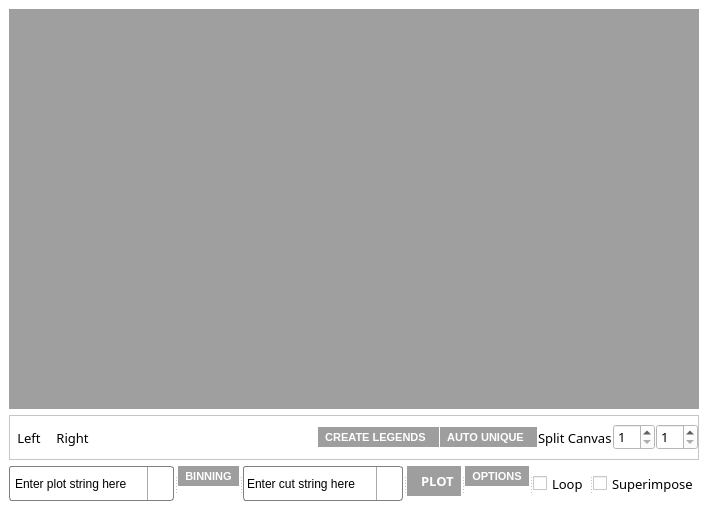
          <widget class="QStackedWidget" name="rightStackWidget">
           <property name="styleSheet">
            <string notr="true">background-color: rgb(255, 255, 255);</string>
           </property>
           <widget class="QWidget" name="plotsPage">
            <layout class="QVBoxLayout" name="verticalLayout_5">
             <item>
              <widget class="QMdiArea" name="mdiArea">
               <property name="font">
                <font>
                 <family>Segoe UI</family>
                 <pointsize>10</pointsize>
                 <weight>75</weight>
                 <bold>true</bold>
                </font>
               </property>
               <property name="viewMode">
                <enum>QMdiArea::TabbedView</enum>
               </property>
               <property name="tabPosition">
                <enum>QTabWidget::South</enum>
               </property>
              </widget>
             </item>
             <item>
              <widget class="QFrame" name="plotToolsFrame">
               <property name="minimumSize">
                <size>
                 <width>0</width>
                 <height>45</height>
                </size>
               </property>
               <property name="maximumSize">
                <size>
                 <width>16777215</width>
                 <height>65</height>
                </size>
               </property>
               <property name="styleSheet">
                <string notr="true"/>
               </property>
               <property name="frameShape">
                <enum>QFrame::StyledPanel</enum>
               </property>
               <property name="frameShadow">
                <enum>QFrame::Raised</enum>
               </property>
               <layout class="QHBoxLayout" name="horizontalLayout_5">
                <property name="spacing">
                 <number>1</number>
                </property>
                <property name="margin">
                 <number>0</number>
                </property>
                <item>
                 <widget class="QToolButton" name="prevPad">
                  <property name="font">
                   <font>
                    <family>Segoe UI Light</family>
                    <pointsize>10</pointsize>
                   </font>
                  </property>
                  <property name="text">
                   <string>Left</string>
                  </property>
                  <property name="icon">
                   <iconset resource="resources.qrc">
                    <normaloff>:/icons/icons/windows8_icons/Pager/previous.png</normaloff>:/icons/icons/windows8_icons/Pager/previous.png</iconset>
                  </property>
                  <property name="iconSize">
                   <size>
                    <width>30</width>
                    <height>60</height>
                   </size>
                  </property>
                  <property name="popupMode">
                   <enum>QToolButton::DelayedPopup</enum>
                  </property>
                  <property name="toolButtonStyle">
                   <enum>Qt::ToolButtonTextBesideIcon</enum>
                  </property>
                  <property name="autoRaise">
                   <bool>true</bool>
                  </property>
                 </widget>
                </item>
                <item>
                 <widget class="QToolButton" name="nextPad">
                  <property name="font">
                   <font>
                    <family>Segoe UI Light</family>
                    <pointsize>10</pointsize>
                   </font>
                  </property>
                  <property name="text">
                   <string>Right</string>
                  </property>
                  <property name="icon">
                   <iconset resource="resources.qrc">
                    <normaloff>:/icons/icons/windows8_icons/Pager/next.png</normaloff>:/icons/icons/windows8_icons/Pager/next.png</iconset>
                  </property>
                  <property name="iconSize">
                   <size>
                    <width>30</width>
                    <height>60</height>
                   </size>
                  </property>
                  <property name="popupMode">
                   <enum>QToolButton::InstantPopup</enum>
                  </property>
                  <property name="toolButtonStyle">
                   <enum>Qt::ToolButtonTextBesideIcon</enum>
                  </property>
                  <property name="autoRaise">
                   <bool>true</bool>
                  </property>
                 </widget>
                </item>
                <item>
                 <layout class="QHBoxLayout" name="horizontalLayout_4">
                  <item>
                   <spacer name="horizontalSpacer_4">
                    <property name="orientation">
                     <enum>Qt::Horizontal</enum>
                    </property>
                    <property name="sizeHint" stdset="0">
                     <size>
                      <width>40</width>
                      <height>20</height>
                     </size>
                    </property>
                   </spacer>
                  </item>
                  <item>
                   <widget class="QToolButton" name="createLegends">
                    <property name="maximumSize">
                     <size>
                      <width>16777215</width>
                      <height>20</height>
                     </size>
                    </property>
                    <property name="font">
                     <font>
                      <family>Segoe UI</family>
                      <pointsize>8</pointsize>
                      <weight>75</weight>
                      <bold>true</bold>
                     </font>
                    </property>
                    <property name="toolTip">
                     <string>Creates the legends for the current pad.</string>
                    </property>
                    <property name="autoFillBackground">
                     <bool>false</bool>
                    </property>
                    <property name="styleSheet">
                     <string notr="true">background-color: rgb(158, 158, 158);
color: rgb(255, 255, 255);</string>
                    </property>
                    <property name="text">
                     <string>CREATE LEGENDS  </string>
                    </property>
                    <property name="popupMode">
                     <enum>QToolButton::InstantPopup</enum>
                    </property>
                    <property name="autoRaise">
                     <bool>true</bool>
                    </property>
                    <property name="arrowType">
                     <enum>Qt::NoArrow</enum>
                    </property>
                   </widget>
                  </item>
                  <item>
                   <widget class="QToolButton" name="unique">
                    <property name="maximumSize">
                     <size>
                      <width>16777215</width>
                      <height>20</height>
                     </size>
                    </property>
                    <property name="font">
                     <font>
                      <family>Segoe UI</family>
                      <pointsize>8</pointsize>
                      <weight>75</weight>
                      <bold>true</bold>
                     </font>
                    </property>
                    <property name="toolTip">
                     <string>Gives unique colors and styles to each plot in the current pad.
click on pad to refresh after applying.</string>
                    </property>
                    <property name="autoFillBackground">
                     <bool>false</bool>
                    </property>
                    <property name="styleSheet">
                     <string notr="true">background-color: rgb(158, 158, 158);
color: rgb(255, 255, 255);</string>
                    </property>
                    <property name="text">
                     <string>AUTO UNIQUE  </string>
                    </property>
                    <property name="popupMode">
                     <enum>QToolButton::InstantPopup</enum>
                    </property>
                    <property name="autoRaise">
                     <bool>true</bool>
                    </property>
                    <property name="arrowType">
                     <enum>Qt::NoArrow</enum>
                    </property>
                   </widget>
                  </item>
                  <item>
                   <widget class="QLabel" name="label_3">
                    <property name="font">
                     <font>
                      <family>Segoe UI Light</family>
                      <pointsize>10</pointsize>
                     </font>
                    </property>
                    <property name="text">
                     <string>Split Canvas</string>
                    </property>
                   </widget>
                  </item>
                  <item>
                   <widget class="QSpinBox" name="canvasRows">
                    <property name="font">
                     <font>
                      <family>Segoe UI Light</family>
                      <pointsize>10</pointsize>
                      <weight>50</weight>
                      <italic>false</italic>
                      <bold>false</bold>
                     </font>
                    </property>
                    <property name="styleSheet">
                     <string notr="true">background-color: rgb(255, 255, 255);
font: 10pt &quot;Segoe UI Light&quot;;</string>
                    </property>
                    <property name="minimum">
                     <number>1</number>
                    </property>
                    <property name="maximum">
                     <number>25</number>
                    </property>
                   </widget>
                  </item>
                  <item>
                   <widget class="QSpinBox" name="canvasColumns">
                    <property name="font">
                     <font>
                      <family>Segoe UI Light</family>
                      <pointsize>10</pointsize>
                      <weight>50</weight>
                      <italic>false</italic>
                      <bold>false</bold>
                     </font>
                    </property>
                    <property name="styleSheet">
                     <string notr="true">background-color: rgb(255, 255, 255);
font: 10pt &quot;Segoe UI Light&quot;;</string>
                    </property>
                    <property name="minimum">
                     <number>1</number>
                    </property>
                    <property name="maximum">
                     <number>25</number>
                    </property>
                   </widget>
                  </item>
                 </layout>
                </item>
               </layout>
              </widget>
             </item>
             <item>
              <widget class="QSplitter" name="splitter_3">
               <property name="orientation">
                <enum>Qt::Horizontal</enum>
               </property>
               <widget class="QComboBox" name="plotString">
                <property name="sizePolicy">
                 <sizepolicy hsizetype="Preferred" vsizetype="Minimum">
                  <horstretch>0</horstretch>
                  <verstretch>0</verstretch>
                 </sizepolicy>
                </property>
                <property name="minimumSize">
                 <size>
                  <width>138</width>
                  <height>35</height>
                 </size>
                </property>
                <property name="maximumSize">
                 <size>
                  <width>16777215</width>
                  <height>35</height>
                 </size>
                </property>
                <property name="font">
                 <font>
                  <family>Segoe UI Light</family>
                  <pointsize>10</pointsize>
                  <weight>50</weight>
                  <italic>false</italic>
                  <bold>false</bold>
                 </font>
                </property>
                <property name="styleSheet">
                 <string notr="true">QComboBox {
     border: 1px solid gray;
     border-radius: 3px;
     padding: 1px 18px 1px 3px;
     min-width:5em;

     font: 10pt &quot;Segoe UI Light&quot;;
 }

 QComboBox:editable {
     background: white;
 }

 QComboBox:!editable, QComboBox::drop-down:editable {
      background: qlineargradient(x1: 0, y1: 0, x2: 0, y2: 1,
                                  stop: 0 #E1E1E1, stop: 0.4 #DDDDDD,
                                  stop: 0.5 #D8D8D8, stop: 1.0 #D3D3D3);
 }

 /* QComboBox gets the &quot;on&quot; state when the popup is open */
 QComboBox:!editable:on, QComboBox::drop-down:editable:on {
     background: qlineargradient(x1: 0, y1: 0, x2: 0, y2: 1,
                                 stop: 0 #D3D3D3, stop: 0.4 #D8D8D8,
                                 stop: 0.5 #DDDDDD, stop: 1.0 #E1E1E1);
 }

 QComboBox:on { /* shift the text when the popup opens */
     padding-top: 3px;
     padding-left: 4px;
 }

 QComboBox::drop-down {
     subcontrol-origin: padding;
     subcontrol-position: top right;
     width: 25px;

     border-left-width: 1px;
     border-left-color: darkgray;
     border-left-style: solid; /* just a single line */
     border-top-right-radius: 3px; /* same radius as the QComboBox */
     border-bottom-right-radius: 3px;
 }

 QComboBox::down-arrow {
     image: url(:/icons/icons/others/comboArrow.png);
 }

 QComboBox::down-arrow:on { /* shift the arrow when popup is open */
     top: 1px;
     left: 1px;
 }</string>
                </property>
                <property name="editable">
                 <bool>true</bool>
                </property>
                <property name="frame">
                 <bool>false</bool>
                </property>
                <item>
                 <property name="text">
                  <string>Enter plot string here</string>
                 </property>
                </item>
               </widget>
               <widget class="QToolButton" name="histogramBinning">
                <property name="maximumSize">
                 <size>
                  <width>80</width>
                  <height>20</height>
                 </size>
                </property>
                <property name="font">
                 <font>
                  <family>Segoe UI</family>
                  <pointsize>8</pointsize>
                  <weight>75</weight>
                  <bold>true</bold>
                 </font>
                </property>
                <property name="styleSheet">
                 <string notr="true">background-color: rgb(158, 158, 158);
color: rgb(255, 255, 255);</string>
                </property>
                <property name="text">
                 <string>BINNING</string>
                </property>
                <property name="icon">
                 <iconset resource="resources.qrc">
                  <normaloff>:/icons/icons/others/comboArrow.png</normaloff>:/icons/icons/others/comboArrow.png</iconset>
                </property>
                <property name="iconSize">
                 <size>
                  <width>10</width>
                  <height>10</height>
                 </size>
                </property>
                <property name="toolButtonStyle">
                 <enum>Qt::ToolButtonTextBesideIcon</enum>
                </property>
                <property name="autoRaise">
                 <bool>true</bool>
                </property>
               </widget>
               <widget class="QComboBox" name="cutString">
                <property name="sizePolicy">
                 <sizepolicy hsizetype="Minimum" vsizetype="Fixed">
                  <horstretch>0</horstretch>
                  <verstretch>0</verstretch>
                 </sizepolicy>
                </property>
                <property name="minimumSize">
                 <size>
                  <width>138</width>
                  <height>35</height>
                 </size>
                </property>
                <property name="maximumSize">
                 <size>
                  <width>16777215</width>
                  <height>35</height>
                 </size>
                </property>
                <property name="font">
                 <font>
                  <family>Segoe UI Light</family>
                  <pointsize>10</pointsize>
                  <weight>50</weight>
                  <italic>false</italic>
                  <bold>false</bold>
                 </font>
                </property>
                <property name="styleSheet">
                 <string notr="true">QComboBox {
     border: 1px solid gray;
     border-radius: 3px;
     padding: 1px 18px 1px 3px;
     min-width: 5em;
     font: 10pt &quot;Segoe UI Light&quot;;
 }

 QComboBox:editable {
     background: white;
 }

 QComboBox:!editable, QComboBox::drop-down:editable {
      background: qlineargradient(x1: 0, y1: 0, x2: 0, y2: 1,
                                  stop: 0 #E1E1E1, stop: 0.4 #DDDDDD,
                                  stop: 0.5 #D8D8D8, stop: 1.0 #D3D3D3);
 }

 /* QComboBox gets the &quot;on&quot; state when the popup is open */
 QComboBox:!editable:on, QComboBox::drop-down:editable:on {
     background: qlineargradient(x1: 0, y1: 0, x2: 0, y2: 1,
                                 stop: 0 #D3D3D3, stop: 0.4 #D8D8D8,
                                 stop: 0.5 #DDDDDD, stop: 1.0 #E1E1E1);
 }

 QComboBox:on { /* shift the text when the popup opens */
     padding-top: 3px;
     padding-left: 4px;
 }

 QComboBox::drop-down {
     subcontrol-origin: padding;
     subcontrol-position: top right;
     width: 25px;

     border-left-width: 1px;
     border-left-color: darkgray;
     border-left-style: solid; /* just a single line */
     border-top-right-radius: 3px; /* same radius as the QComboBox */
     border-bottom-right-radius: 3px;
 }

 QComboBox::down-arrow {
     image: url(:/icons/icons/others/comboArrow.png);
 }

 QComboBox::down-arrow:on { /* shift the arrow when popup is open */
     top: 1px;
     left: 1px;
 }</string>
                </property>
                <property name="editable">
                 <bool>true</bool>
                </property>
                <property name="frame">
                 <bool>false</bool>
                </property>
                <item>
                 <property name="text">
                  <string>Enter cut string here</string>
                 </property>
                </item>
               </widget>
               <widget class="QToolButton" name="plot">
                <property name="maximumSize">
                 <size>
                  <width>73</width>
                  <height>30</height>
                 </size>
                </property>
                <property name="font">
                 <font>
                  <family>Segoe UI Semibold</family>
                  <pointsize>10</pointsize>
                  <weight>75</weight>
                  <bold>true</bold>
                 </font>
                </property>
                <property name="styleSheet">
                 <string notr="true">background-color: rgb(158, 158, 158);
color: rgb(255, 255, 255);</string>
                </property>
                <property name="text">
                 <string>  PLOT</string>
                </property>
                <property name="icon">
                 <iconset>
                  <normaloff>../../../Desktop/windows8_icons/Charts/positive_dynamic.png</normaloff>../../../Desktop/windows8_icons/Charts/positive_dynamic.png</iconset>
                </property>
                <property name="iconSize">
                 <size>
                  <width>40</width>
                  <height>40</height>
                 </size>
                </property>
                <property name="checkable">
                 <bool>false</bool>
                </property>
                <property name="checked">
                 <bool>false</bool>
                </property>
                <property name="popupMode">
                 <enum>QToolButton::InstantPopup</enum>
                </property>
                <property name="toolButtonStyle">
                 <enum>Qt::ToolButtonTextBesideIcon</enum>
                </property>
                <property name="autoRaise">
                 <bool>true</bool>
                </property>
               </widget>
               <widget class="QToolButton" name="plotOptions">
                <property name="maximumSize">
                 <size>
                  <width>65</width>
                  <height>20</height>
                 </size>
                </property>
                <property name="font">
                 <font>
                  <family>Segoe UI</family>
                  <pointsize>8</pointsize>
                  <weight>75</weight>
                  <bold>true</bold>
                 </font>
                </property>
                <property name="styleSheet">
                 <string notr="true">background-color: rgb(158, 158, 158);
color: rgb(255, 255, 255);</string>
                </property>
                <property name="text">
                 <string>OPTIONS</string>
                </property>
                <property name="iconSize">
                 <size>
                  <width>10</width>
                  <height>10</height>
                 </size>
                </property>
                <property name="toolButtonStyle">
                 <enum>Qt::ToolButtonTextBesideIcon</enum>
                </property>
                <property name="autoRaise">
                 <bool>true</bool>
                </property>
               </widget>
               <widget class="QCheckBox" name="loop">
                <property name="maximumSize">
                 <size>
                  <width>103</width>
                  <height>16777215</height>
                 </size>
                </property>
                <property name="font">
                 <font>
                  <family>Segoe UI Light</family>
                  <pointsize>10</pointsize>
                 </font>
                </property>
                <property name="text">
                 <string>Loop</string>
                </property>
               </widget>
               <widget class="QCheckBox" name="superImpose">
                <property name="maximumSize">
                 <size>
                  <width>179</width>
                  <height>16777215</height>
                 </size>
                </property>
                <property name="font">
                 <font>
                  <family>Segoe UI Light</family>
                  <pointsize>10</pointsize>
                 </font>
                </property>
                <property name="text">
                 <string>Superimpose</string>
                </property>
               </widget>
              </widget>
             </item>
            </layout>
           </widget>
           <widget class="QWidget" name="page_10"/>
          </widget>
